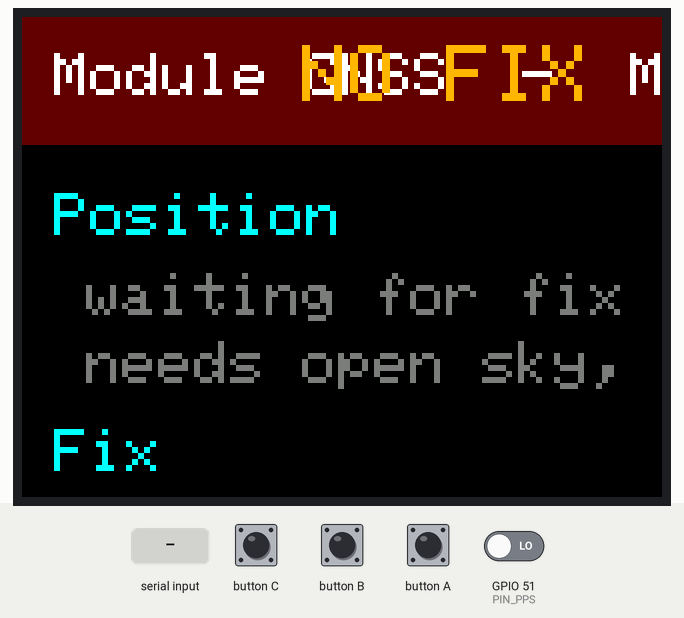
The sketch below on a simulated ESP32. On the bench: 320×240 colour display. The test bench sets the inputs (shaded band); at power-on: GPIO 51 (PIN_PPS) LOW. What the sketch prints to the serial monitor is not drawn.

Above: at 1.9 s.
2.0 s: "GP,1\n" received over the second serial link
3.5 s: "GL,1\n" received over the second serial link
5.0 s: "GA,1\n" received over the second serial link
Timing chart, 0 to 8.0 s (numbered marks = the images above; inputs shaded):
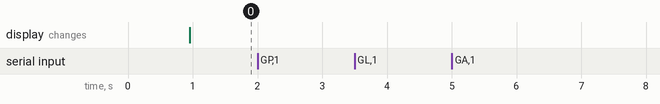

Measured:
- after the input at 2.0 s, every drawn part: stays the same
- after the input at 3.5 s, every drawn part: stays the same
- after the input at 5.0 s, every drawn part: stays the same

The sketch:

tab5_gnss_display.ino
```cpp
// tab5_gnss_display.ino
// M5Stack Module GNSS (M135) on Tab5 (ESP32-P4) - on-screen status.
//
// DIP: TX block pos 1, RX block pos 1  -> module TX = G7, module RX = G6
//      PPS block pos 3 (optional)      -> PPS = G51
//
// Parses NMEA directly (no external library) and renders a status page.

#include <M5Unified.h>

constexpr int  PIN_GNSS_TX = 7;    // bus 15 - Tab5 receives here
constexpr int  PIN_GNSS_RX = 6;    // bus 16 - Tab5 transmits here
constexpr int  PIN_PPS     = 51;   // bus 26 - set PPS DIP to pos 3, or ignore
constexpr uint32_t GNSS_BAUD = 38400;

// ---- parsed state ----
struct Fix {
  char     status   = 'V';   // A = valid, V = void
  int      quality  = 0;     // GGA fix quality
  int      mode     = 1;     // GSA: 1 none, 2 = 2D, 3 = 3D
  int      sats     = 0;     // satellites used
  double   lat = 0, lon = 0;
  double   altitude = 0;
  double   hdop = 99.99;
  double   speedKn = 0;
  char     utc[16] = "";
  char     date[16] = "";
  uint32_t lastSentence = 0;
} fix;

// per-constellation visible counts and best SNR
struct Con { const char* name; int visible; int bestSnr; };
Con cons[4] = { {"GPS",0,0}, {"GLO",0,0}, {"GAL",0,0}, {"BDS",0,0} };

uint32_t sentenceCount = 0, byteCount = 0;
uint32_t ppsCount = 0, ppsLast = 0, ppsInterval = 0;
int      ppsPrev = 0;

// ---- tiny CSV field splitter ----
int splitFields(char* s, char** f, int maxf) {
  int n = 0;
  f[n++] = s;
  for (char* p = s; *p && n < maxf; p++) {
    if (*p == ',') { *p = 0; f[n++] = p + 1; }
    else if (*p == '*') { *p = 0; break; }
  }
  return n;
}

double nmeaCoord(const char* v, const char* hemi) {
  if (!v || !*v) return 0;
  double raw = atof(v);
  int deg = (int)(raw / 100);
  double min = raw - deg * 100;
  double d = deg + min / 60.0;
  if (hemi && (*hemi == 'S' || *hemi == 'W')) d = -d;
  return d;
}

int conIndex(const char* talker) {   // talker = 2 chars after '$'
  if (!strncmp(talker, "GP", 2)) return 0;
  if (!strncmp(talker, "GL", 2)) return 1;
  if (!strncmp(talker, "GA", 2)) return 2;
  if (!strncmp(talker, "GB", 2)) return 3;
  return -1;
}

void parseSentence(char* s) {
  if (s[0] != '$') return;
  sentenceCount++;
  fix.lastSentence = millis();

  char talker[3] = { s[1], s[2], 0 };
  char type[4]   = { s[3], s[4], s[5], 0 };

  char* f[24];
  int n = splitFields(s, f, 24);

  if (!strcmp(type, "RMC") && n > 9) {
    fix.status = f[2][0] ? f[2][0] : 'V';
    strncpy(fix.utc,  f[1], sizeof(fix.utc) - 1);
    strncpy(fix.date, f[9], sizeof(fix.date) - 1);
    if (fix.status == 'A') {
      fix.lat = nmeaCoord(f[3], f[4]);
      fix.lon = nmeaCoord(f[5], f[6]);
      fix.speedKn = atof(f[7]);
    }
  }
  else if (!strcmp(type, "GGA") && n > 9) {
    fix.quality  = atoi(f[6]);
    fix.sats     = atoi(f[7]);
    fix.hdop     = f[8][0] ? atof(f[8]) : 99.99;
    fix.altitude = atof(f[9]);
  }
  else if (!strcmp(type, "GSA") && n > 17) {
    int m = atoi(f[2]);
    if (m > fix.mode || m == 1) fix.mode = m;
  }
  else if (!strcmp(type, "GSV") && n >= 4) {
    int ci = conIndex(talker);
    if (ci >= 0) {
      int msgNum = atoi(f[2]);
      if (msgNum == 1) { cons[ci].visible = 0; cons[ci].bestSnr = 0; }
      cons[ci].visible = atoi(f[3]);
      for (int i = 4; i + 3 < n; i += 4) {
        int snr = atoi(f[i + 3]);
        if (snr > cons[ci].bestSnr) cons[ci].bestSnr = snr;
      }
    }
  }
}

// ---- drawing ----
M5Canvas canvas(&M5.Display);

void drawScreen() {
  canvas.fillSprite(TFT_BLACK);
  canvas.setTextDatum(top_left);

  int W = canvas.width();

  // header
  bool have = (fix.status == 'A');
  uint16_t hc = have ? TFT_DARKGREEN : 0x6000;
  canvas.fillRect(0, 0, W, 64, hc);
  canvas.setTextColor(TFT_WHITE);
  canvas.setTextSize(3);
  canvas.drawString("Module GNSS  -  M135", 16, 18);
  canvas.setTextSize(4);
  canvas.setTextColor(have ? TFT_GREENYELLOW : TFT_ORANGE);
  canvas.drawString(have ? "FIX" : "NO FIX", W - 180, 14);

  int y = 88;
  canvas.setTextSize(3);

  // position
  canvas.setTextColor(TFT_CYAN);
  canvas.drawString("Position", 16, y); y += 40;
  canvas.setTextColor(TFT_WHITE);
  char buf[96];
  if (have) {
    snprintf(buf, sizeof(buf), "lat  %.6f", fix.lat);  canvas.drawString(buf, 32, y); y += 34;
    snprintf(buf, sizeof(buf), "lon  %.6f", fix.lon);  canvas.drawString(buf, 32, y); y += 34;
    snprintf(buf, sizeof(buf), "alt  %.1f m", fix.altitude); canvas.drawString(buf, 32, y); y += 34;
    snprintf(buf, sizeof(buf), "spd  %.1f kn", fix.speedKn); canvas.drawString(buf, 32, y); y += 44;
  } else {
    canvas.setTextColor(TFT_DARKGREY);
    canvas.drawString("waiting for fix", 32, y); y += 34;
    canvas.drawString("needs open sky, 30-90s cold", 32, y); y += 44;
  }

  // fix quality
  canvas.setTextColor(TFT_CYAN);
  canvas.drawString("Fix", 16, y); y += 40;
  canvas.setTextColor(TFT_WHITE);
  const char* modeStr = (fix.mode == 3) ? "3D" : (fix.mode == 2) ? "2D" : "none";
  snprintf(buf, sizeof(buf), "mode %s   sats %d   HDOP %.2f", modeStr, fix.sats, fix.hdop);
  canvas.drawString(buf, 32, y); y += 34;
  if (fix.utc[0]) {
    snprintf(buf, sizeof(buf), "UTC  %s   %s", fix.utc, fix.date);
    canvas.drawString(buf, 32, y);
  }
  y += 48;

  // constellation bars
  canvas.setTextColor(TFT_CYAN);
  canvas.drawString("Satellites visible", 16, y); y += 42;
  canvas.setTextSize(2);
  for (int i = 0; i < 4; i++) {
    canvas.setTextColor(TFT_WHITE);
    canvas.drawString(cons[i].name, 32, y + 4);
    // bar scaled to SNR (0-50)
    int bw = (W - 300);
    int fillw = (cons[i].bestSnr > 50 ? 50 : cons[i].bestSnr) * bw / 50;
    canvas.drawRect(110, y, bw, 24, TFT_DARKGREY);
    uint16_t bc = cons[i].bestSnr >= 35 ? TFT_GREEN
                : cons[i].bestSnr >= 25 ? TFT_YELLOW : TFT_RED;
    if (fillw > 2) canvas.fillRect(111, y + 1, fillw - 2, 22, bc);
    snprintf(buf, sizeof(buf), "%d vis  %d dB", cons[i].visible, cons[i].bestSnr);
    canvas.drawString(buf, 120 + bw, y + 4);
    y += 32;
  }

  // link status footer
  y += 16;
  canvas.setTextColor(TFT_DARKGREY);
  uint32_t age = millis() - fix.lastSentence;
  snprintf(buf, sizeof(buf), "UART G%d/G%d @%lu   %lu sentences   %lu B",
           PIN_GNSS_TX, PIN_GNSS_RX, (unsigned long)GNSS_BAUD,
           (unsigned long)sentenceCount, (unsigned long)byteCount);
  canvas.drawString(buf, 16, y); y += 26;
  if (age > 3000) {
    canvas.setTextColor(TFT_RED);
    canvas.drawString("NO DATA - check DIP / seating", 16, y);
  } else if (ppsCount) {
    snprintf(buf, sizeof(buf), "PPS %lu edges, %lu ms interval",
             (unsigned long)ppsCount, (unsigned long)ppsInterval);
    canvas.drawString(buf, 16, y);
  } else {
    canvas.drawString("PPS idle (starts after fix, needs DIP pos 3)", 16, y);
  }

  canvas.pushSprite(0, 0);
}

void setup() {
  auto cfg = M5.config();
  M5.begin(cfg);
  M5.Display.setRotation(1);
  M5.Display.fillScreen(TFT_BLACK);

  Serial.begin(115200);
  M5.Power.setExtOutput(true);
  delay(500);

  canvas.setColorDepth(16);
  canvas.createSprite(M5.Display.width(), M5.Display.height());

  Serial1.begin(GNSS_BAUD, SERIAL_8N1, PIN_GNSS_TX, PIN_GNSS_RX);
  pinMode(PIN_PPS, INPUT_PULLDOWN);

  fix.lastSentence = millis();
}

char line[128];
int  linePos = 0;
uint32_t lastDraw = 0;

void loop() {
  M5.update();

  while (Serial1.available()) {
    char c = Serial1.read();
    byteCount++;
    Serial.write(c);                 // keep the serial mirror
    if (c == '\n') {
      line[linePos] = 0;
      parseSentence(line);
      linePos = 0;
    } else if (c != '\r') {
      if (linePos < (int)sizeof(line) - 1) line[linePos++] = c;
    }
  }

  int p = digitalRead(PIN_PPS);
  if (ppsPrev == 0 && p == 1) {
    uint32_t now = millis();
    if (ppsLast) ppsInterval = now - ppsLast;
    ppsLast = now;
    ppsCount++;
  }
  ppsPrev = p;

  if (millis() - lastDraw > 500) { drawScreen(); lastDraw = millis(); }
}
```
